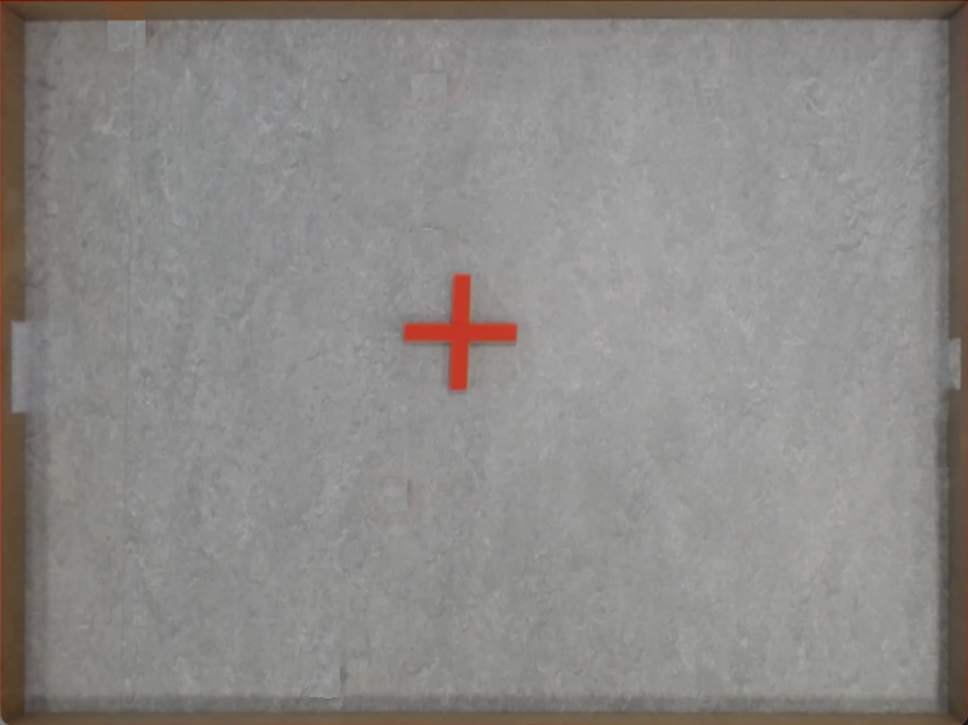
#> input picture Routing/data/image.png, 968 x 725 px; its folder holds only this picture in this run
$ python first_route.py
#> lines starting #> are read from the running program, lines starting #| are printed output that depends on the picture
import cv2
import numpy as np
import math
import os

# ---------------------------
# Setup
# ---------------------------

BASE_DIR = os.path.dirname(__file__)
IMAGE_PATH = os.path.join(BASE_DIR, "data", "image.png")

BALL_RADIUS = 8
CENTER_EXCLUSION_RADIUS = 80  # px — robotten må ikke komme tættere end dette på krydset

# ---------------------------
# Modes
# ---------------------------

MODE_NONE = 0
MODE_ADD_WHITE = 1
MODE_ADD_ORANGE = 2
MODE_MOVE_START = 3
MODE_MOVE_CENTER = 4
MODE_MOVE_OBJECT = 5

mode = MODE_NONE

# ---------------------------
# State
# ---------------------------

white_balls = []
orange_balls = []

start_position = (50, 50)
center = (300, 300)

selected = None
dragging = False

# ---------------------------
# Math
# ---------------------------

def distance(p1, p2):
    return math.hypot(p1[0] - p2[0], p1[1] - p2[1])

# [179 lines left out: functions get_quadrant, segment_min_distance_to_point, approach_and_exit_waypoints, detour_around_center, nearest_neighbor, plan_route and 1 more, not called in this run]

# ---------------------------
# Main
# ---------------------------

img = cv2.imread(IMAGE_PATH)
#> img is the input picture: shape (725, 968, 3); mean B, G, R 134.9, 137.6, 140
if img is None:
    raise Exception("Image not found")

h, w = img.shape[:2]
#> h = 725; w = 968
center = (w // 2, h // 2)
#> center = (484, 362)

cv2.namedWindow("Track")
cv2.setMouseCallback("Track", mouse)

route = []

while True:
    display = img.copy()

    # Tegn exclusion zone
    cv2.circle(display, center, CENTER_EXCLUSION_RADIUS, (0, 0, 200), 1)

    # Tegn kryds
    cv2.drawMarker(display, center, (0, 0, 255), markerType=cv2.MARKER_CROSS, thickness=2)
#> display: shape (725, 968, 3); mean B, G, R 134.8, 137.5, 140.1

    # Tegn kvadrantlinjer
    cv2.line(display, (center[0], 0), (center[0], h), (255, 0, 0), 1)
    cv2.line(display, (0, center[1]), (w, center[1]), (255, 0, 0), 1)

    # Tegn bolde
    for b in white_balls:
        cv2.circle(display, b, BALL_RADIUS, (255, 255, 255), -1)
    for b in orange_balls:
        cv2.circle(display, b, BALL_RADIUS, (0, 165, 255), -1)

    # Tegn start
    cv2.circle(display, start_position, BALL_RADIUS, (255, 0, 0), -1)
#> display: shape (725, 968, 3); mean B, G, R 135.1, 137.2, 139.7

    # Tegn rute
    if route:
        prev = start_position
        for p in route:
            cv2.line(display, prev, p, (0, 255, 0), 2)
            prev = p

    mode_text = {
        MODE_NONE: "NONE",
        MODE_ADD_WHITE: "ADD WHITE (w)",
        MODE_ADD_ORANGE: "ADD ORANGE (o)",
        MODE_MOVE_START: "MOVE START (s)",
        MODE_MOVE_CENTER: "MOVE CENTER (x)",
        MODE_MOVE_OBJECT: "MOVE OBJECTS (m)"
    }

    cv2.putText(display, f"Mode: {mode_text[mode]}", (10, 20),
                cv2.FONT_HERSHEY_SIMPLEX, 0.6, (0, 255, 0), 2)
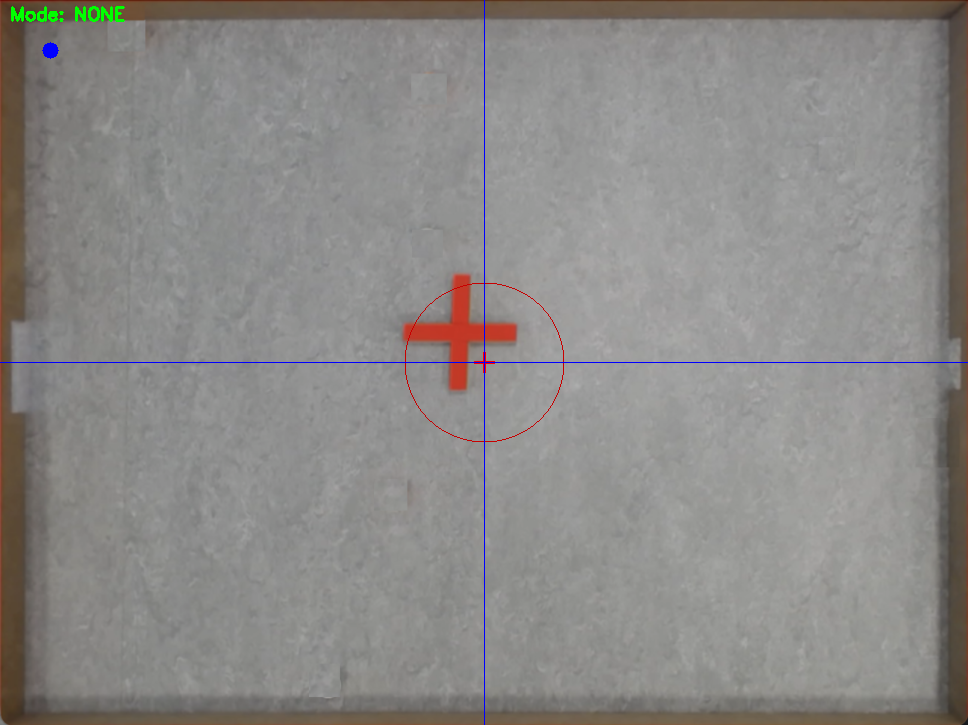
#> display: shape (725, 968, 3); mean B, G, R 135, 137.4, 139.6

    cv2.imshow("Track", display)

    key = cv2.waitKey(30)
#> (key x is pressed here)

    if key == 27:
        break
    elif key == ord('w'):
        mode = MODE_ADD_WHITE
    elif key == ord('o'):
        mode = MODE_ADD_ORANGE
    elif key == ord('s'):
        mode = MODE_MOVE_START
    elif key == ord('x'):
        mode = MODE_MOVE_CENTER
    elif key == ord('m'):
        mode = MODE_MOVE_OBJECT
    elif key == ord('r'):
        route = plan_route()
        print("Route:", route)
    elif key == ord('c'):
        white_balls.clear()
        orange_balls.clear()
        route = []

cv2.destroyAllWindows()
